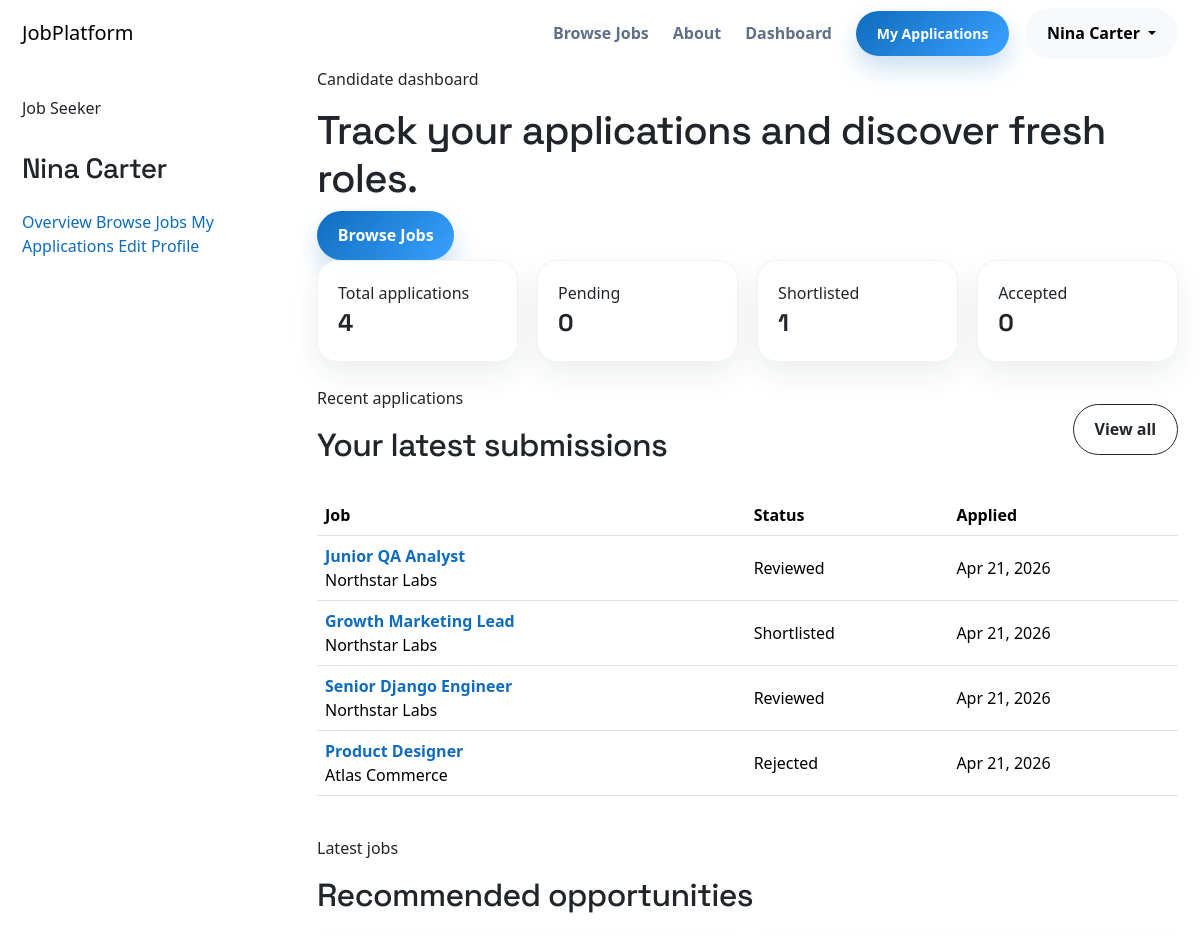
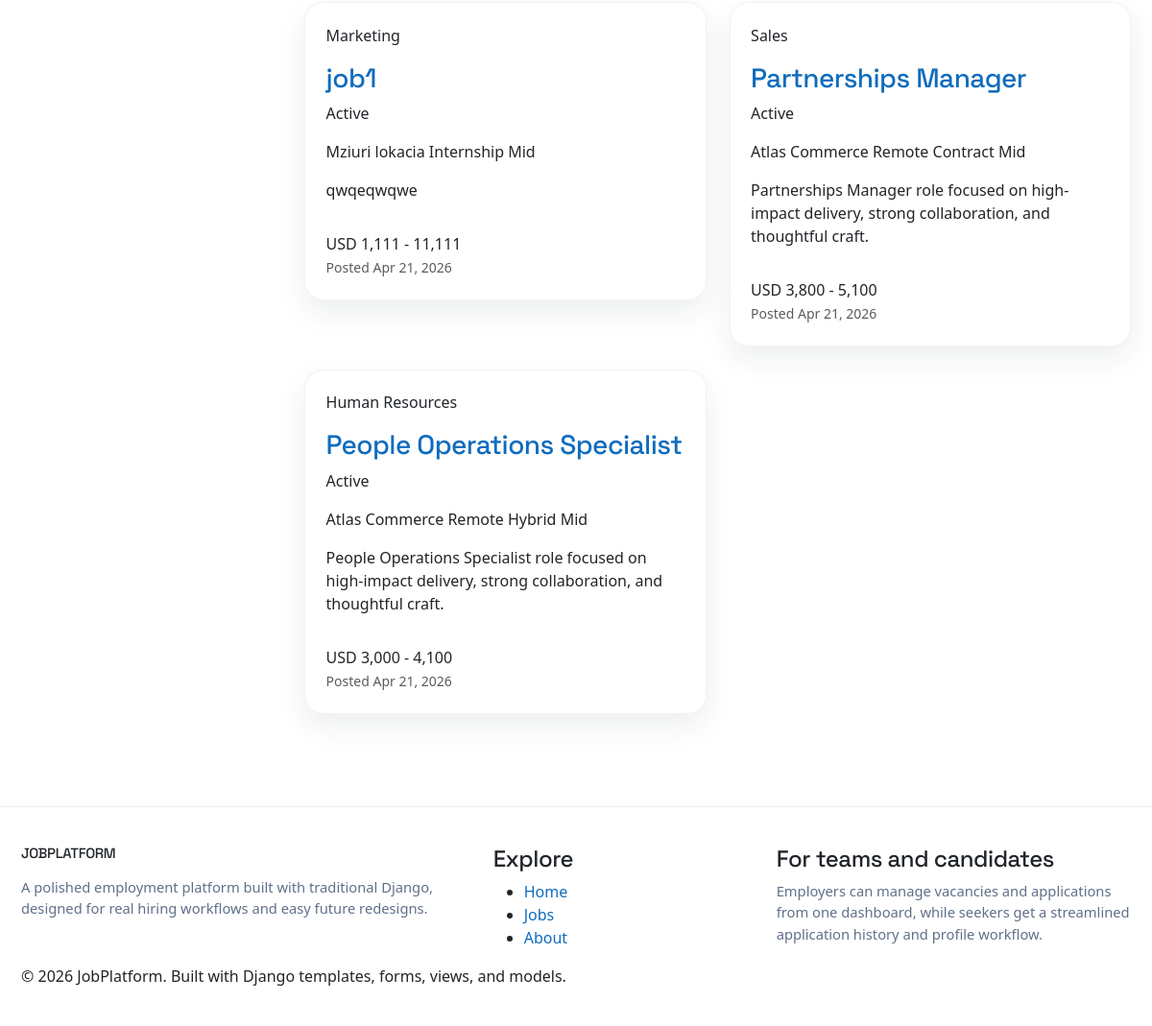
The app's page /accounts/dashboard/seeker/ (signed in) with its own data (2 pictures, top to bottom).
### accounts/models.py (models this page shows, shortened)
class Profile(models.Model):
    class Roles(models.TextChoices):
        EMPLOYER = "employer", "Employer"
        SEEKER = "seeker", "Job Seeker"
    user = models.OneToOneField(User, on_delete=models.CASCADE, related_name="profile")
    role = models.CharField(max_length=20, choices=Roles.choices, default=Roles.SEEKER)
    company_name = models.CharField(max_length=255, blank=True)
    company_logo = models.ImageField(upload_to="profiles/company_logos/", blank=True, null=True)
    website = models.URLField(blank=True)
    location = models.CharField(max_length=255, blank=True)
    company_description = models.TextField(blank=True)
    contact_email = models.EmailField(blank=True)
    full_name = models.CharField(max_length=255, blank=True)
    profile_photo = models.ImageField(upload_to="profiles/profile_photos/", blank=True, null=True)
    phone = models.CharField(max_length=30, blank=True)
    city = models.CharField(max_length=120, blank=True)
    bio = models.TextField(blank=True)
    skills = models.TextField(blank=True, help_text="Separate skills with commas for easier scanning.")
    experience_summary = models.TextField(blank=True)
    resume = models.FileField(upload_to="profiles/resumes/", blank=True, null=True, validators=[FileExtensionValidator(allowed_extensions=["pdf", "doc", "docx"])])
    created_at = models.DateTimeField(auto_now_add=True)
    updated_at = models.DateTimeField(auto_now=True)
    class Meta:
        ordering = ["user__username"]
    @property
    def is_employer(self):
        return self.role == self.Roles.EMPLOYER
    @property
    def display_name(self):
        if self.is_employer:
            return self.company_name or self.user.username
        return self.full_name or self.user.username

### applications/models.py (models this page shows, shortened)
class Application(models.Model):
    class Status(models.TextChoices):
        PENDING = "pending", "Pending"
        REVIEWED = "reviewed", "Reviewed"
        SHORTLISTED = "shortlisted", "Shortlisted"
        REJECTED = "rejected", "Rejected"
        ACCEPTED = "accepted", "Accepted"
    job = models.ForeignKey(Job, on_delete=models.CASCADE, related_name="applications")
    applicant = models.ForeignKey(User, on_delete=models.CASCADE, related_name="applications")
    full_name = models.CharField(max_length=255)
    email = models.EmailField()
    phone = models.CharField(max_length=30)
    cover_letter = models.TextField()
    cv_file = models.FileField(upload_to="applications/cvs/", blank=True, null=True, validators=[FileExtensionValidator(allowed_extensions=["pdf", "doc", "docx"])])
    portfolio_link = models.URLField(blank=True)
    linkedin_link = models.URLField(blank=True)
    status = models.CharField(max_length=20, choices=Status.choices, default=Status.PENDING)
    created_at = models.DateTimeField(auto_now_add=True)
    updated_at = models.DateTimeField(auto_now=True)
    class Meta:
        ordering = ["-created_at"]
        constraints = [models.UniqueConstraint(fields=["job", "applicant"], name="unique_application_per_job")]
    @property
    def status_badge_class(self):
        return {"pending": "badge-soft-warning", "reviewed": "badge-soft-info", "shortlisted": "badge-soft-primary", "rejected": "badge-soft-danger", "accepted": "badge-soft-success"}.get(self.status, "badge-soft-secondary")

### jobs/models.py (models this page shows, shortened)
class Job(models.Model):
    class JobType(models.TextChoices):
        FULL_TIME = "full-time", "Full-time"
        PART_TIME = "part-time", "Part-time"
        INTERNSHIP = "internship", "Internship"
        REMOTE = "remote", "Remote"
        HYBRID = "hybrid", "Hybrid"
        CONTRACT = "contract", "Contract"
    class Category(models.TextChoices):
        ENGINEERING = "engineering", "Engineering"
        DESIGN = "design", "Design"
        MARKETING = "marketing", "Marketing"
        SALES = "sales", "Sales"
        PRODUCT = "product", "Product"
        OPERATIONS = "operations", "Operations"
        FINANCE = "finance", "Finance"
        HUMAN_RESOURCES = "human-resources", "Human Resources"
        CUSTOMER_SUPPORT = "customer-support", "Customer Support"
    class ExperienceLevel(models.TextChoices):
        JUNIOR = "junior", "Junior"
        MID = "mid", "Mid"
        SENIOR = "senior", "Senior"
    class Currency(models.TextChoices):
        USD = "USD", "USD"
        EUR = "EUR", "EUR"
        GBP = "GBP", "GBP"
        GEL = "GEL", "GEL"
    employer = models.ForeignKey(User, on_delete=models.CASCADE, related_name="jobs")
    title = models.CharField(max_length=255)
    company_name = models.CharField(max_length=255)
    location = models.CharField(max_length=255)
    job_type = models.CharField(max_length=20, choices=JobType.choices)
    category = models.CharField(max_length=30, choices=Category.choices)
    salary_min = models.DecimalField(max_digits=10, decimal_places=2, blank=True, null=True)
    salary_max = models.DecimalField(max_digits=10, decimal_places=2, blank=True, null=True)
    currency = models.CharField(max_length=3, choices=Currency.choices, default=Currency.USD)
    description = models.TextField()
    requirements = models.TextField()
    responsibilities = models.TextField()
    benefits = models.TextField(blank=True)
    experience_level = models.CharField(max_length=10, choices=ExperienceLevel.choices)
    is_active = models.BooleanField(default=True)
    application_deadline = models.DateField(blank=True, null=True)
    slug = models.SlugField(max_length=255, unique=True, blank=True)
    created_at = models.DateTimeField(auto_now_add=True)
    updated_at = models.DateTimeField(auto_now=True)
    class Meta:
        ordering = ["-created_at"]
    def get_absolute_url(self):
        return reverse("jobs:job-detail", args=[self.slug])
    @property
    def salary_display(self):
        if self.salary_min and self.salary_max:
            return f"{self.currency} {int(self.salary_min):,} - {int(self.salary_max):,}"
        if self.salary_min:
            return f"From {self.currency} {int(self.salary_min):,}"
        if self.salary_max:
            return f"Up to {self.currency} {int(self.salary_max):,}"
        return "Salary not disclosed"

### accounts/views.py (the view)
# urls.py: path("dashboard/seeker/", seeker_dashboard, name="seeker-dashboard"),
@seeker_required
def seeker_dashboard(request):
    applications = Application.objects.filter(applicant=request.user).select_related("job").order_by("-created_at")
    latest_jobs = Job.objects.filter(is_active=True).exclude(applications__applicant=request.user)[:6]
    stats = {
        "total_sent": applications.count(),
        "pending": applications.filter(status="pending").count(),
        "shortlisted": applications.filter(status="shortlisted").count(),
        "accepted": applications.filter(status="accepted").count(),
    }
    return render(request, "accounts/seeker_dashboard.html", {"stats": stats, "applications": applications[:5], "latest_jobs": latest_jobs, "current_section": "dashboard"})

### templates/accounts/seeker_dashboard.html (shortened to what this page needs)
{% extends "base.html" %}
{% block content %}
<section class="dashboard-page section-block">
    <div class="container">
        <div class="row g-4">
            <div class="col-lg-4 col-xl-3">
                {% include "includes/dashboard_sidebar.html" %}
            </div>
            <div class="col-lg-8 col-xl-9">
                <div class="dashboard-top">
                    <div>
                        <p class="eyebrow-text">Candidate dashboard</p>
                        <h1>Track your applications and discover fresh roles.</h1>
                    </div>
                    <a href="{% url 'jobs:job-list' %}" class="btn btn-brand">Browse Jobs</a>
                </div>
                <div class="stats-grid">
                    <div class="stat-card card-panel">
                        <span>Total applications</span>
                        <strong>{{ stats.total_sent }}</strong>
                    </div>
                    <div class="stat-card card-panel">
                        <span>Pending</span>
                        <strong>{{ stats.pending }}</strong>
                    </div>
                    <div class="stat-card card-panel">
                        <span>Shortlisted</span>
                        <strong>{{ stats.shortlisted }}</strong>
                    </div>
                    <div class="stat-card card-panel">
                        <span>Accepted</span>
                        <strong>{{ stats.accepted }}</strong>
                    </div>
                </div>
                <div class="card-panel content-shell mt-4">
                    <div class="section-heading">
                        <div>
                            <p class="eyebrow-text">Recent applications</p>
                            <h2>Your latest submissions</h2>
                        </div>
                        <a href="{% url 'applications:my-applications' %}" class="btn btn-outline-dark">View all</a>
                    </div>
                    {% if applications %}
                        <div class="table-responsive">
                            <table class="table platform-table align-middle">
                                <thead>
                                    <tr>
                                        <th>Job</th>
                                        <th>Status</th>
                                        <th>Applied</th>
                                    </tr>
                                </thead>
                                <tbody>
                                    {% for application in applications %}
                                        <tr>
                                            <td>
                                                <a class="table-link fw-semibold" href="{% url 'applications:application-detail' application.pk %}">
                                                    {{ application.job.title }}
                                                </a>
                                                <div class="table-subtext">{{ application.job.company_name }}</div>
                                            </td>
                                            <td><span class="pill-badge {{ application.status_badge_class }}">{{ application.get_status_display }}</span></td>
                                            <td>{{ application.created_at|date:"M d, Y" }}</td>
                                        </tr>
                                    {% endfor %}
                                </tbody>
                            </table>
                        </div>
                    {% else %}
                        {% url 'jobs:job-list' as job_list_url %}
                    {% endif %}
                </div>
                <div class="mt-4">
                    <div class="section-heading mb-3">
                        <div>
                            <p class="eyebrow-text">Latest jobs</p>
                            <h2>Recommended opportunities</h2>
                        </div>
                    </div>
                    <div class="row g-4">
                        {% for job in latest_jobs %}
                            <div class="col-md-6">
                                {% include "includes/job_card.html" %}
                            </div>
                        {% empty %}
                            <div class="col-12">
                                {% include "includes/empty_state.html" with title="You're all caught up" body="There are no new active vacancies that you haven't applied to yet." action_url=None action_label=None %}
                            </div>
                        {% endfor %}
                    </div>
                </div>
            </div>
        </div>
    </div>
</section>
{% endblock %}

### templates/includes/navbar.html (shortened to what this page needs)
<nav class="navbar navbar-expand-lg main-navbar sticky-top">
    <div class="container">
        <a class="navbar-brand brand-mark" href="{% url 'core:home' %}">JobPlatform</a>
        <div class="collapse navbar-collapse" id="mainNavbar">
            <ul class="navbar-nav ms-auto align-items-lg-center gap-lg-2">
                <li class="nav-item">
                    <a class="nav-link" href="{% url 'jobs:job-list' %}">Browse Jobs</a>
                </li>
                <li class="nav-item">
                    <a class="nav-link" href="{% url 'core:about' %}">About</a>
                </li>
                {% if request.user.is_authenticated %}
                    <li class="nav-item">
                        <a class="nav-link" href="{% url 'accounts:dashboard-redirect' %}">Dashboard</a>
                    </li>
                    {% if request.user.profile.is_employer %}
                        <li class="nav-item">
                            <a class="btn btn-brand btn-sm ms-lg-2" href="{% url 'jobs:job-create' %}">Post a Job</a>
                        </li>
                    {% else %}
                        <li class="nav-item">
                            <a class="btn btn-brand btn-sm ms-lg-2" href="{% url 'applications:my-applications' %}">My Applications</a>
                        </li>
                    {% endif %}
                    <li class="nav-item dropdown ms-lg-2">
                        <button class="btn btn-light nav-user dropdown-toggle" data-bs-toggle="dropdown" type="button">
                            {{ request.user.profile.display_name }}
                        </button>
                    </li>
                {% endif %}
            </ul>
        </div>
    </div>
</nav>

### templates/includes/dashboard_sidebar.html
<aside class="dashboard-sidebar card-panel">
    <p class="eyebrow-text">{{ request.user.profile.get_role_display }}</p>
    <h3 class="sidebar-title">{{ request.user.profile.display_name }}</h3>
    <div class="sidebar-links">
        {% if request.user.profile.is_employer %}
            <a class="sidebar-link {% if current_section == 'dashboard' %}active{% endif %}" href="{% url 'accounts:employer-dashboard' %}">Overview</a>
            <a class="sidebar-link {% if current_section == 'jobs' %}active{% endif %}" href="{% url 'jobs:my-jobs' %}">My Vacancies</a>
            <a class="sidebar-link" href="{% url 'jobs:job-create' %}">Create Vacancy</a>
            <a class="sidebar-link" href="{% url 'accounts:profile-edit' %}">Company Profile</a>
        {% else %}
            <a class="sidebar-link {% if current_section == 'dashboard' %}active{% endif %}" href="{% url 'accounts:seeker-dashboard' %}">Overview</a>
            <a class="sidebar-link" href="{% url 'jobs:job-list' %}">Browse Jobs</a>
            <a class="sidebar-link {% if current_section == 'applications' %}active{% endif %}" href="{% url 'applications:my-applications' %}">My Applications</a>
            <a class="sidebar-link" href="{% url 'accounts:profile-edit' %}">Edit Profile</a>
        {% endif %}
    </div>
</aside>

### templates/includes/job_card.html (shortened to what this page needs)
<article class="job-card card-panel">
    <div class="job-card-top">
        <div>
            <p class="eyebrow-text">{{ job.get_category_display }}</p>
            <h3 class="job-card-title">
                <a href="{{ job.get_absolute_url }}">{{ job.title }}</a>
            </h3>
        </div>
        {% if job.is_active %}
            <span class="pill-badge badge-soft-success">Active</span>
        {% else %}
            <span class="pill-badge badge-soft-secondary">Closed</span>
        {% endif %}
    </div>
    <div class="job-meta-grid">
        <span>{{ job.company_name }}</span>
        <span>{{ job.location }}</span>
        <span>{{ job.get_job_type_display }}</span>
        <span>{{ job.get_experience_level_display }}</span>
    </div>
    <p class="job-card-copy">{{ job.description|truncatechars:140 }}</p>
    <div class="job-card-bottom">
        <div>
            <div class="job-salary">{{ job.salary_display }}</div>
            <small class="text-muted">Posted {{ job.created_at|date:"M d, Y" }}</small>
        </div>
    </div>
</article>

### records on screen
Application: job "Junior QA Analyst", job.company_name "Northstar Labs", status "Reviewed", created_at "Apr 21, 2026"
Application: job "Growth Marketing Lead", job.company_name "Northstar Labs", status "Shortlisted", created_at "Apr 21, 2026"
Application: job "Senior Django Engineer", job.company_name "Northstar Labs", status "Reviewed", created_at "Apr 21, 2026"
Application: job "Product Designer", job.company_name "Atlas Commerce", status "Rejected", created_at "Apr 21, 2026"
Job: category "Marketing", title "job1", is_active "Active", company_name "Mziuri", location "lokacia", job_type "Internship", experience_level "Mid", description "qwqeqwqwe", salary_display "USD 1,111 - 11,111", created_at "Apr 21, 2026"
Job: category "Sales", title "Partnerships Manager", is_active "Active", company_name "Atlas Commerce", location "Remote", job_type "Contract", experience_level "Mid", description "Partnerships Manager role focused on high-impact delivery, strong collaboration, and thoughtful craft.", salary_display "USD 3,800 - 5,100", created_at "Apr 21, 2026"
Job: category "Human Resources", title "People Operations Specialist", is_active "Active", company_name "Atlas Commerce", location "Remote", job_type "Hybrid", experience_level "Mid", description "People Operations Specialist role focused on high-impact delivery, strong collaboration, and thoughtful craft.", salary_display "USD 3,000 - 4,100", created_at "Apr 21, 2026"

### other values on screen
{{ request.user.profile.display_name }} "Nina Carter"
{{ request.user.profile.get_role_display }} "Job Seeker"
{{ stats.total_sent }} "4"
{{ stats.pending }} "0"
{{ stats.shortlisted }} "1"
{{ stats.accepted }} "0"
